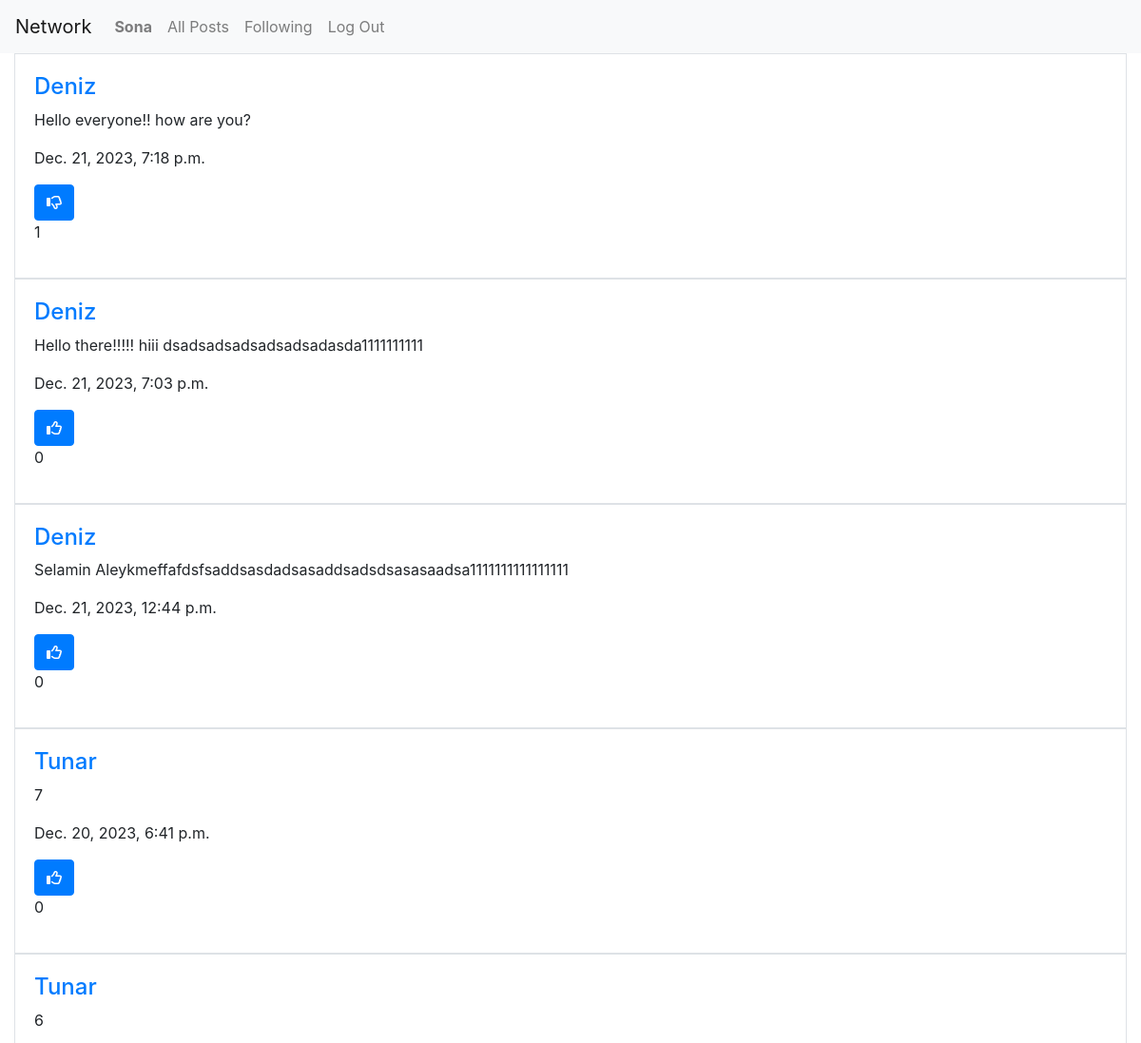
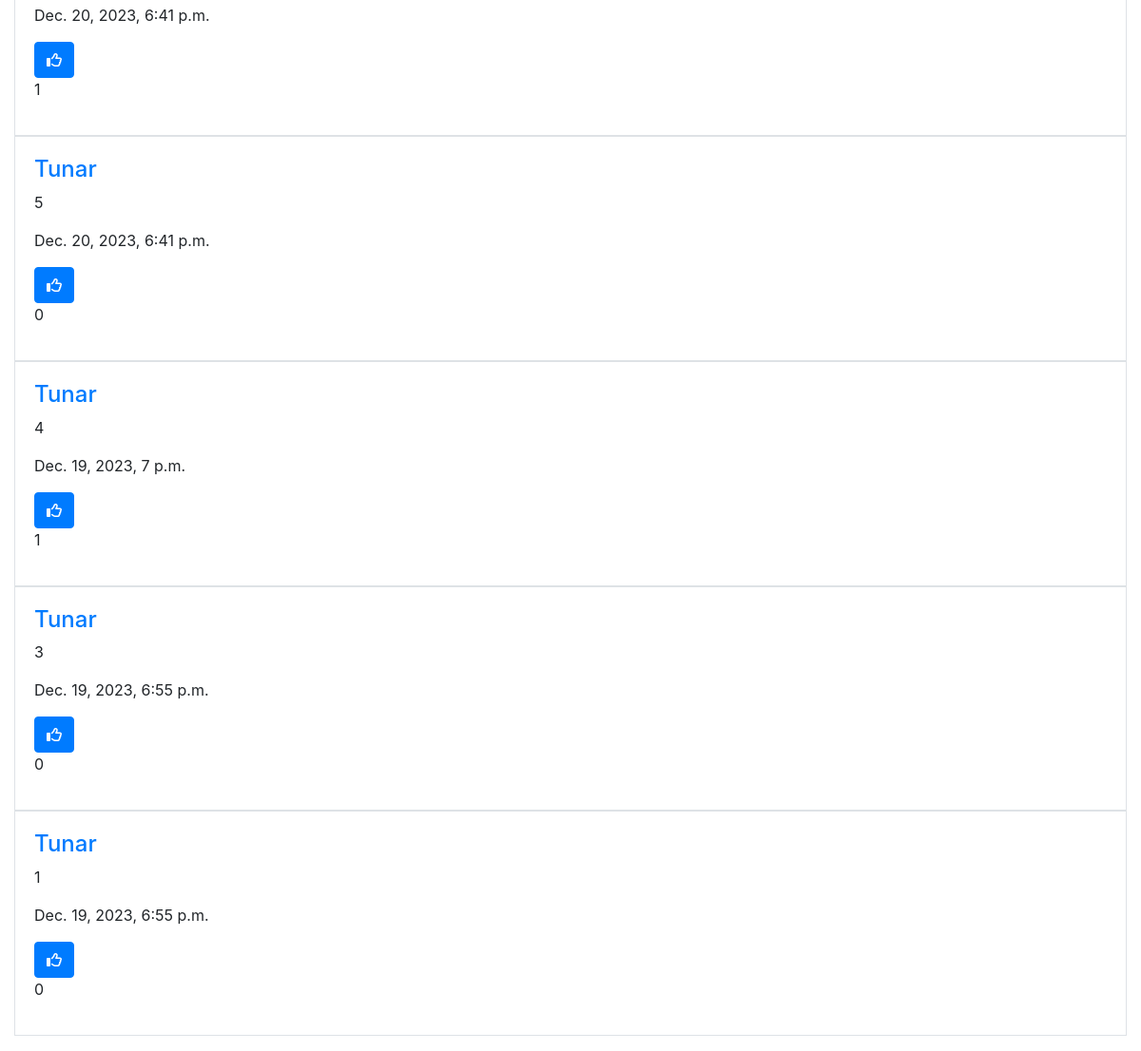
Page /following (signed in) on the committed database (2 pictures, top to bottom).
### network/models.py (models this page shows, shortened)
class User(AbstractUser):
    pass

class Posts(models.Model):
    user = models.ForeignKey("User", on_delete=models.CASCADE, related_name="posts")
    content = models.CharField(max_length=255)
    timestamp = models.DateTimeField(auto_now_add=True)
    likes = models.ManyToManyField(User, related_name="like")

### network/views.py (the view)
# urls.py: path("following", views.following, name="following")
def following(request):
    all_posts = Posts.objects.all().order_by('id').reverse()
    current_user = request.user
    followings = Followings.objects.get(user=current_user).followings.all()
    posts = []
    for post in all_posts:
        for person in followings:
            if post.user == person:
                posts.append(post)
    paginator = Paginator(posts, 10)
    page_number = request.GET.get('page')
    page_obj = paginator.get_page(page_number)
    likesId = []
    if(request.user != None):
        likes = Likes.objects.all()
        for like in likes:
            if like.user.id == request.user.id:
                likesId.append(like.liked_post.id)
    return render(request, "network/following.html", {
        "current_user": current_user,
        "page_obj": page_obj,
        "likes": likesId
    })

### network/templates/network/following.html (shortened to what this page needs)
{% extends "network/layout.html" %}
{% load static %}
{% block body %}
    <div id="all_posts_view">
        {% for post in page_obj %}
            <div class="border" style="padding: 20px;">
                <a href="{% url 'profile' post.user.id %}"><h4>{{post.user}}</h4></a>
                <p>{{post.content}}</p>
                <p>{{post.timestamp}}</p>
                {% if post.id in likes %}
                    <div>
                        <button class="btn btn-primary fa fa-thumbs-down" id="{{post.id}}" onclick='like({{post.id}})'></button>
                        <p id="p-{{post.id}}">{{post.likes.count}}</p>
                    </div>
                {% else %}
                    <div>
                        <button class="btn btn-primary fa fa-thumbs-up" id="{{post.id}}" onclick='like({{post.id}})'></button>
                        <p id="p-{{post.id}}">{{post.likes.count}}</p>
                    </div>
                {% endif %}
            </div>
        {% endfor %}
    </div>
        <div class="pagination d-flex align-items-center justify-content-center" style="font-size: 24px;">
        </div>
{% endblock %}

### network/templates/network/layout.html (shortened to what this page needs)
{% load static %}
<!DOCTYPE html>
<html lang="en">
    <head>
        <link rel="stylesheet" href="https://cdnjs.cloudflare.com/ajax/libs/font-awesome/6.5.1/css/all.min.css" />
        <link rel="stylesheet" href="https://stackpath.bootstrapcdn.com/bootstrap/4.4.1/css/bootstrap.min.css">
        <link href="{% static 'network/styles.css' %}" rel="stylesheet">
    </head>
    <body>
        <nav class="navbar navbar-expand-lg navbar-light bg-light">
            <a class="navbar-brand" href="{% url 'index' %}">Network</a>
            <div>
              <ul class="navbar-nav mr-auto">
                {% if user.is_authenticated %}
                    <li class="nav-item">
                        <a class="nav-link" href="{% url 'profile' user.id %}"><strong>{{ user.username }}</strong></a>
                    </li>
                {% endif %}
                <li class="nav-item">
                  <a class="nav-link" href="{% url 'index' %}">All Posts</a>
                </li>
                {% if user.is_authenticated %}
                    <li class="nav-item">
                        <a class="nav-link" href="{% url 'following'%}">Following</a>
                    </li>
                    <li class="nav-item">
                        <a class="nav-link" href="{% url 'logout' %}">Log Out</a>
                    </li>
                {% endif %}
              </ul>
            </div>
          </nav>
        <div class="body container-fluid">
            {% block body %}
            {% endblock %}
        </div>
    </body>
</html>

### rows in the picture
User: username "Sona"
Posts: user "Deniz", content "Hello everyone!! how are you?", timestamp "Dec. 21, 2023, 7:18 p.m.", likes.count "1"
Posts: user "Deniz", content "Hello there!!!!! hiii dsadsadsadsadsadsadasda1111111111", timestamp "Dec. 21, 2023, 7:03 p.m.", likes.count "0"
Posts: user "Deniz", content "Selamin Aleykmeffafdsfsaddsasdadsasaddsadsdsasasaadsa1111111111111111", timestamp "Dec. 21, 2023, 12:44 p.m.", likes.count "0"
Posts: user "Tunar", content "7", timestamp "Dec. 20, 2023, 6:41 p.m.", likes.count "0"
Posts: user "Tunar", content "6", timestamp "Dec. 20, 2023, 6:41 p.m.", likes.count "1"
Posts: user "Tunar", content "5", timestamp "Dec. 20, 2023, 6:41 p.m.", likes.count "0"
Posts: user "Tunar", content "4", timestamp "Dec. 19, 2023, 7 p.m.", likes.count "1"
Posts: user "Tunar", content "3", timestamp "Dec. 19, 2023, 6:55 p.m.", likes.count "0"
Posts: user "Tunar", content "1", timestamp "Dec. 19, 2023, 6:55 p.m.", likes.count "0"
